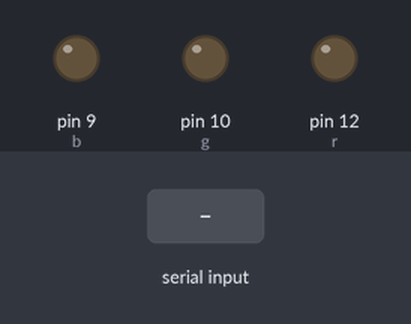
Simulated run of this sketch. Board: Arduino Uno, built with avr-gcc and run on an emulated ATmega328P. On the bench: output pins drawn as LEDs (lit = HIGH). The inputs (shaded band) are chosen by the test bench.

Above: at 1.2 s.
1.3 s: "1\n" received over Serial
At 2.1 s:
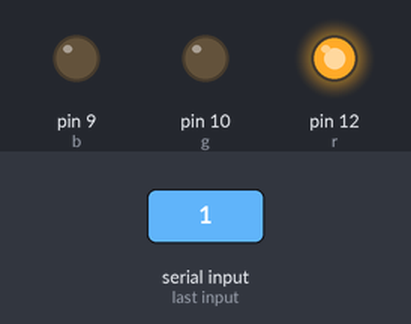
2.8 s: "2\n" received over Serial
At 3.2 s:
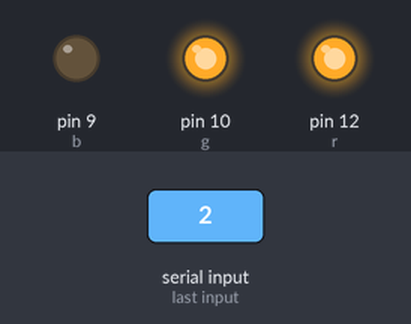
4.3 s: "3\n" received over Serial
At 5.5 s:
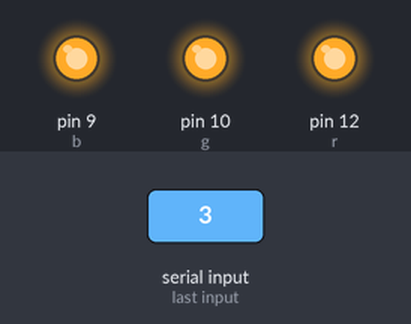
5.8 s: "1\n" received over Serial
At 6.7 s:
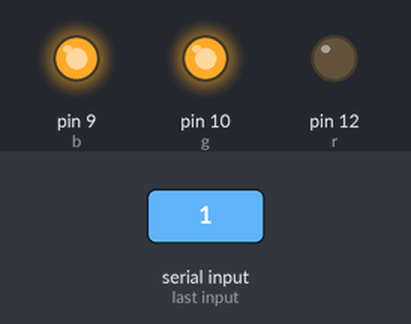
7.3 s: "2\n" received over Serial
At 7.8 s:
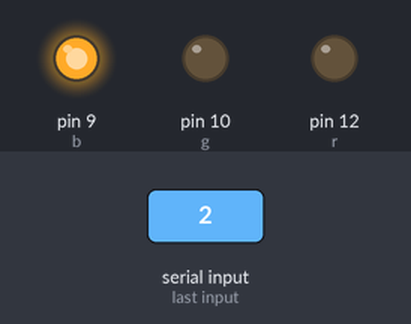
Timing chart, 0 to 9.8 s (numbered marks = the images above; inputs shaded):
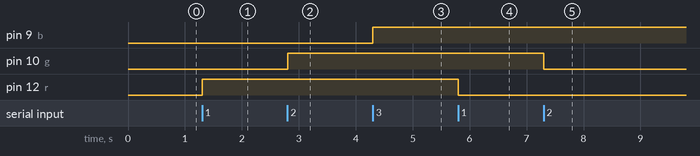

Measured:
- after the input at 1.3 s, pin 12 (r): LOW → HIGH at once
- after the input at 2.8 s, pin 10 (g): LOW → HIGH at once
- after the input at 4.3 s, pin 9 (b): LOW → HIGH at once
- after the input at 5.8 s, pin 12 (r): HIGH → LOW at once
- after the input at 7.3 s, pin 10 (g): HIGH → LOW at once

The sketch:

mc08.ino
```cpp
int r = 12;
int g = 10;
int b = 9;
void setup()
{
  pinMode(r, OUTPUT);
  pinMode(g, OUTPUT);
  pinMode(b, OUTPUT);
  Serial.begin(9600);
}

void loop()
{
  int cmd = Serial.parseInt();
  if(cmd == 1)
  {
    digitalWrite(r, !digitalRead(r));
  }
  if(cmd == 2)
  {
    digitalWrite(g, !digitalRead(g));
  }
  if(cmd == 3)
  {
    digitalWrite(b, !digitalRead(b));
  }
}
```
